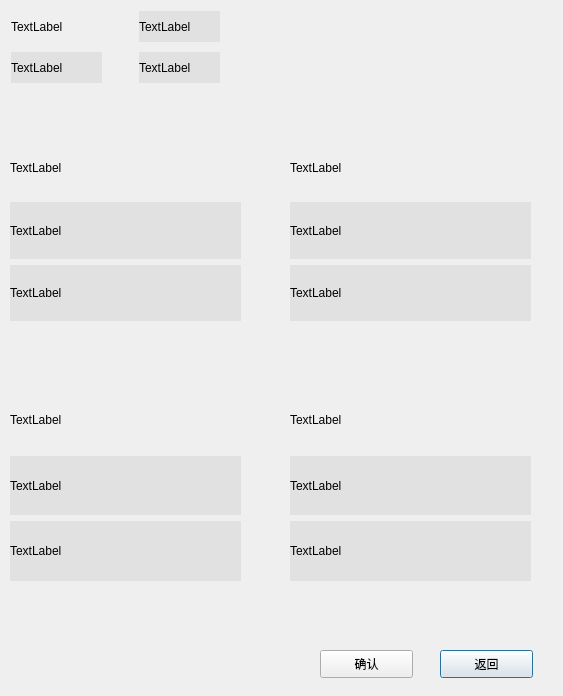
<?xml version="1.0" encoding="UTF-8"?>
<ui version="4.0">
 <class>introeneDialog</class>
 <widget class="QDialog" name="introeneDialog">
  <property name="geometry">
   <rect>
    <x>0</x>
    <y>0</y>
    <width>563</width>
    <height>696</height>
   </rect>
  </property>
  <property name="minimumSize">
   <size>
    <width>563</width>
    <height>696</height>
   </size>
  </property>
  <property name="maximumSize">
   <size>
    <width>563</width>
    <height>696</height>
   </size>
  </property>
  <property name="windowTitle">
   <string>Dialog</string>
  </property>
  <property name="styleSheet">
   <string notr="true">border-image: url(:/new/prefix1/back.jpg);</string>
  </property>
  <widget class="QWidget" name="layoutWidget">
   <property name="geometry">
    <rect>
     <x>290</x>
     <y>140</y>
     <width>241</width>
     <height>181</height>
    </rect>
   </property>
   <layout class="QVBoxLayout" name="verticalLayout_2">
    <item>
     <widget class="QLabel" name="label_10">
      <property name="styleSheet">
       <string notr="true">border-image: url;</string>
      </property>
      <property name="text">
       <string>TextLabel</string>
      </property>
     </widget>
    </item>
    <item>
     <widget class="QLabel" name="label_11">
      <property name="styleSheet">
       <string notr="true">border-image: url;
background-color: rgb(225, 225, 225);</string>
      </property>
      <property name="text">
       <string>TextLabel</string>
      </property>
     </widget>
    </item>
    <item>
     <widget class="QLabel" name="label_12">
      <property name="styleSheet">
       <string notr="true">border-image: url;
background-color: rgb(225, 225, 225);</string>
      </property>
      <property name="text">
       <string>TextLabel</string>
      </property>
     </widget>
    </item>
   </layout>
  </widget>
  <widget class="QLabel" name="label_4">
   <property name="geometry">
    <rect>
     <x>139</x>
     <y>52</y>
     <width>81</width>
     <height>31</height>
    </rect>
   </property>
   <property name="styleSheet">
    <string notr="true">border-image: url;
background-color: rgb(225, 225, 225);</string>
   </property>
   <property name="text">
    <string>TextLabel</string>
   </property>
  </widget>
  <widget class="QPushButton" name="pushButton">
   <property name="geometry">
    <rect>
     <x>440</x>
     <y>650</y>
     <width>93</width>
     <height>28</height>
    </rect>
   </property>
   <property name="styleSheet">
    <string notr="true">border-image: url;</string>
   </property>
   <property name="text">
    <string>返回</string>
   </property>
  </widget>
  <widget class="QWidget" name="layoutWidget_2">
   <property name="geometry">
    <rect>
     <x>10</x>
     <y>140</y>
     <width>231</width>
     <height>181</height>
    </rect>
   </property>
   <layout class="QVBoxLayout" name="verticalLayout">
    <item>
     <widget class="QLabel" name="label_7">
      <property name="styleSheet">
       <string notr="true">border-image: url;</string>
      </property>
      <property name="text">
       <string>TextLabel</string>
      </property>
     </widget>
    </item>
    <item>
     <widget class="QLabel" name="label_8">
      <property name="styleSheet">
       <string notr="true">border-image: url;
background-color: rgb(225, 225, 225);</string>
      </property>
      <property name="text">
       <string>TextLabel</string>
      </property>
     </widget>
    </item>
    <item>
     <widget class="QLabel" name="label_9">
      <property name="styleSheet">
       <string notr="true">border-image: url;
background-color: rgb(225, 225, 225);</string>
      </property>
      <property name="text">
       <string>TextLabel</string>
      </property>
     </widget>
    </item>
   </layout>
  </widget>
  <widget class="QWidget" name="layoutWidget_3">
   <property name="geometry">
    <rect>
     <x>10</x>
     <y>390</y>
     <width>231</width>
     <height>191</height>
    </rect>
   </property>
   <layout class="QVBoxLayout" name="verticalLayout_3">
    <item>
     <widget class="QLabel" name="label_13">
      <property name="styleSheet">
       <string notr="true">border-image: url;</string>
      </property>
      <property name="text">
       <string>TextLabel</string>
      </property>
     </widget>
    </item>
    <item>
     <widget class="QLabel" name="label_14">
      <property name="styleSheet">
       <string notr="true">border-image: url;
background-color: rgb(225, 225, 225);</string>
      </property>
      <property name="text">
       <string>TextLabel</string>
      </property>
     </widget>
    </item>
    <item>
     <widget class="QLabel" name="label_15">
      <property name="styleSheet">
       <string notr="true">border-image: url;
background-color: rgb(225, 225, 225);</string>
      </property>
      <property name="text">
       <string>TextLabel</string>
      </property>
     </widget>
    </item>
   </layout>
  </widget>
  <widget class="QWidget" name="layoutWidget_4">
   <property name="geometry">
    <rect>
     <x>290</x>
     <y>390</y>
     <width>241</width>
     <height>191</height>
    </rect>
   </property>
   <layout class="QVBoxLayout" name="verticalLayout_4">
    <item>
     <widget class="QLabel" name="label_16">
      <property name="styleSheet">
       <string notr="true">border-image: url;</string>
      </property>
      <property name="text">
       <string>TextLabel</string>
      </property>
     </widget>
    </item>
    <item>
     <widget class="QLabel" name="label_17">
      <property name="styleSheet">
       <string notr="true">border-image: url;
background-color: rgb(225, 225, 225);</string>
      </property>
      <property name="text">
       <string>TextLabel</string>
      </property>
     </widget>
    </item>
    <item>
     <widget class="QLabel" name="label_18">
      <property name="styleSheet">
       <string notr="true">border-image: url;
background-color: rgb(225, 225, 225);</string>
      </property>
      <property name="text">
       <string>TextLabel</string>
      </property>
     </widget>
    </item>
   </layout>
  </widget>
  <widget class="QLabel" name="label_3">
   <property name="geometry">
    <rect>
     <x>11</x>
     <y>52</y>
     <width>91</width>
     <height>31</height>
    </rect>
   </property>
   <property name="styleSheet">
    <string notr="true">border-image: url;
background-color: rgb(225, 225, 225);</string>
   </property>
   <property name="text">
    <string>TextLabel</string>
   </property>
  </widget>
  <widget class="QLabel" name="label">
   <property name="geometry">
    <rect>
     <x>11</x>
     <y>11</y>
     <width>111</width>
     <height>31</height>
    </rect>
   </property>
   <property name="styleSheet">
    <string notr="true">border-image: url;</string>
   </property>
   <property name="text">
    <string>TextLabel</string>
   </property>
  </widget>
  <widget class="QPushButton" name="pushButton_2">
   <property name="geometry">
    <rect>
     <x>320</x>
     <y>650</y>
     <width>93</width>
     <height>28</height>
    </rect>
   </property>
   <property name="styleSheet">
    <string notr="true">border-image: url;</string>
   </property>
   <property name="text">
    <string>确认</string>
   </property>
  </widget>
  <widget class="QLabel" name="label_2">
   <property name="geometry">
    <rect>
     <x>139</x>
     <y>11</y>
     <width>81</width>
     <height>31</height>
    </rect>
   </property>
   <property name="styleSheet">
    <string notr="true">border-image: url;
background-color: rgb(225, 225, 225);</string>
   </property>
   <property name="text">
    <string>TextLabel</string>
   </property>
  </widget>
  <widget class="QLabel" name="label_5">
   <property name="geometry">
    <rect>
     <x>380</x>
     <y>10</y>
     <width>105</width>
     <height>105</height>
    </rect>
   </property>
   <property name="text">
    <string>&lt;html&gt;&lt;head/&gt;&lt;body&gt;&lt;p&gt;&lt;br/&gt;&lt;/p&gt;&lt;/body&gt;&lt;/html&gt;</string>
   </property>
  </widget>
 </widget>
 <resources/>
 <connections/>
</ui>
